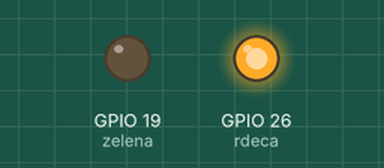
Bench run of a program on a simulated Raspberry Pi (BCM pin numbers). Parts: output pins drawn as LEDs (lit = HIGH).

Above: at 1.5 s.
At 3.5 s:
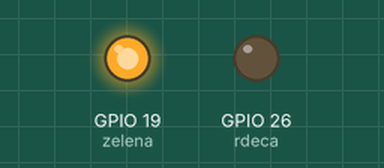
Timing chart, 0 to 5.2 s (numbered marks = the images above):
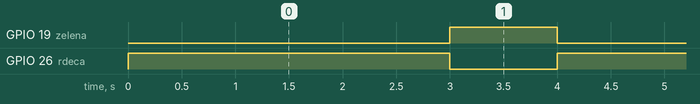

The program:

signalizacija4.py
```python
# encoding: utf-8
import gpiozero
import time

zelena = gpiozero.LED(19)
rdeca = gpiozero.LED(26)

while True:
    rdeca.on()
    zelena.off()
    time.sleep(3)

    rdeca.off()
    zelena.on()
    time.sleep(1)
```

Measured:
- by itself, GPIO 19 (zelena): alternates HIGH for 1.0 s and LOW for 3.0 s
- by itself, GPIO 26 (rdeca): alternates HIGH for 3.0 s and LOW for 1.0 s
